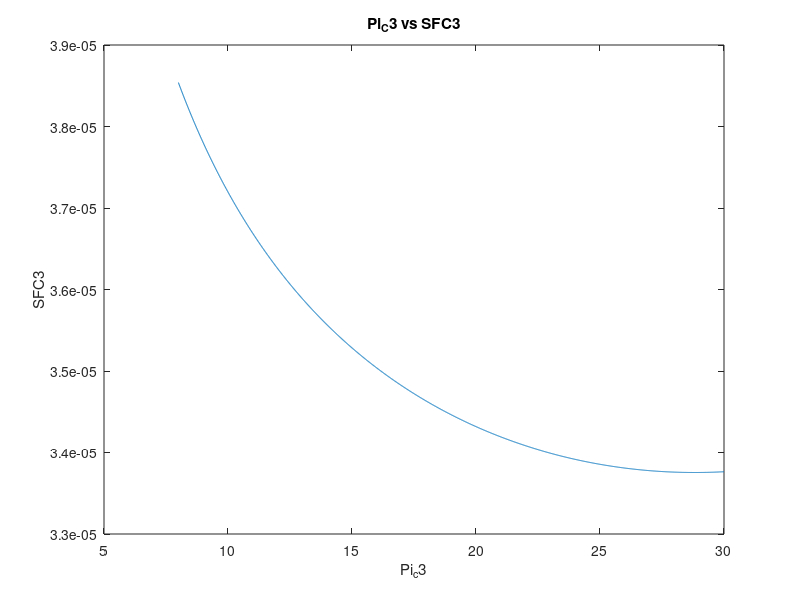
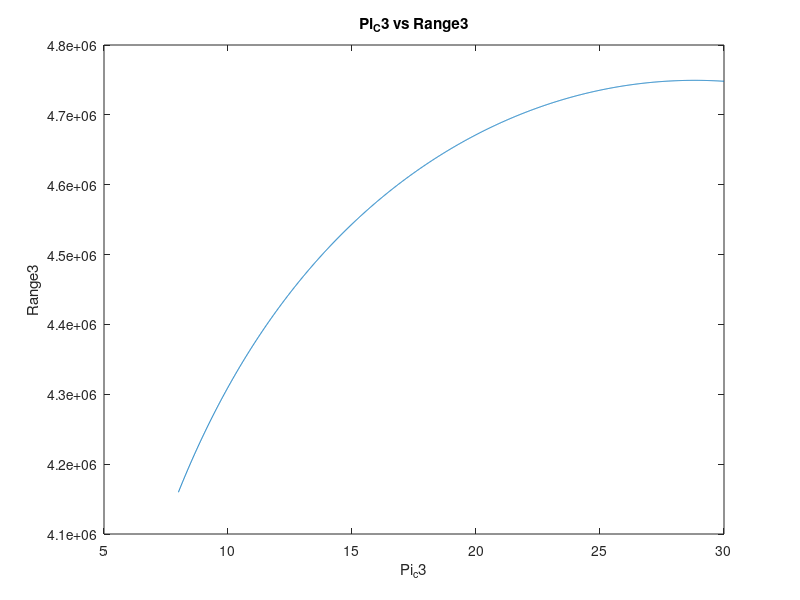

These charts were generated, in order, by the following MATLAB code: (Note: this script raises an error after producing the figures.)
clc; clear; close all;
%% Initial Values and Spacs
AR = 8; %aspect ratio
b =  280; %wing area in m2
S = b^2/AR; %wing span
gammac = 1.4;   gammat = 1.3;
cpc = 1004.5;   cpt = 1148.86;
Rc = 287;       Rt = cpt*(gammat-1)/gammat;
pi_d = 0.96;    pi_b = 0.96;    pi_n = 0.96;
eta_c = 0.88;   eta_b = 0.99;   eta_t = 0.9;    eta_m = 0.98;
hpr = 4.28e7;
W_max = 141700;
W_empty = 64600;
W_payload = 21150;
W_f = W_max - W_empty - W_payload;
W_endClimb = W_max - 0.1*W_f;   % 10% fuel comsumed
W_endCruise = W_max - 0.9*W_f;   % 90% fuel comsumed
% take-off(start mid), climb(start mid), & cruise(start mid end)
W = [W_max 140301.25 138902.5 137503.75 W_endClimb 113725 W_endCruise]*9.81; % N
H = [0 3 8.7]*10^3; % m
RC = [6.35 10]; % rate of climb
V = [241 216];

%% Evaluating M4
To3 = 288 - 6.5e-3*H(1);
To5 = 288 - 6.5e-3*(2*H(2));
M3 = V(1)/sqrt(gammac*Rc*To3);
M5 = V(2)/sqrt(gammac*Rc*To5);
M4 = 0.5*(M3+M5); % M mid climb
M = [0.286  M4 0.89];

theta = asin(RC./V); % rad
theta_avg = 0.5*(theta(1)+theta(2));
To = 288 - 6.5e-3*H;    % K
Po = (101.325*(1-(2.257e-5)*H).^5.256); % Pa
pho = Po./(0.2869*To);  % kg/m3
V = M.*sqrt(gammac*Rc*To); % update the V vector with the mid points speeds

%% Finding the min Tt4 & Pi_c
% Assumptions
Tt4_3 = 1170;

% cruise @ 6
% ram effect
tau_r_3 = 1 + (gammac - 1)/2 * M(3)^2;
pi_r_3 = tau_r_3^(gammac/(gammac-1));
Tt2_3 = tau_r_3 * To(3);
Pt2_3 = pi_r_3 * Po(3);

% comb.
pi_c_3 = 8:0.01:30;
tau_c_3 = (pi_c_3.^((gammac-1)/gammac)-1)./eta_c + 1;

% c.c.
tau_lambda_3 = cpt*Tt4_3/(cpc*To(3));
f_3 = (tau_lambda_3-tau_r_3.*tau_c_3)./(((eta_b*hpr)/(cpc*To(3)))-tau_lambda_3);

% turb.
tau_t_3 = 1 - tau_r_3.*(tau_c_3-1)./((eta_m.*(1+f_3))*tau_lambda_3);
pi_t_3 = (1-(1-tau_t_3)./eta_t).^(gammat/(gammat-1));

% nozzle
pt9p9_cr_3 = (0.5*gammat+0.5)^(gammat/(gammat-1));
pt9p0_3 = pi_r_3.*pi_d.*pi_c_3.*pi_b.*pi_t_3.*pi_n;
for i = 1:length(pt9p0_3)
    if pt9p0_3(i) < pt9p9_cr_3 % unchoked nozzle
        disp('unchoked nozzle');
        p9p0_3(i) = pt9p0_3(i)/pt9p9_cr_3;
        M9_3(i) = 2/(gammat-1)*((p9p0_3(i))^((gammat-1)/gammat)-1);
        T9_3(i) = Tt4_3*tau_t_3(i);
        V9_3(i) = M9_3(i) * sqrt(gammat*Rt*T9_3(i));
    else % choked nozzle
        disp('choked nozzle');
        p9p0_3(i) = pt9p0_3(i)/pt9p9_cr_3;
        M9_3(i) = 1;
        T9_3(i) = Tt4_3*tau_t_3(i)/(0.5+0.5*gammat);
        V9_3(i) = sqrt(gammat*Rt*T9_3(i));
    end
end
V9e_3 = V9_3 + V9_3./(gammat.*M9_3.^2).*(1-1./p9p0_3).*(1+f_3);

% preformance
Vo_3 = M(3) .* sqrt(gammac*Rc*To(3));
Fmo = (1+f_3).*V9e_3 - Vo_3;
SFC = f_3./Fmo;
[MinSFC, best] = min(SFC);
pi_cBest = pi_c_3(best);

plot(pi_c_3,SFC);
xlabel('Pi_c3'); ylabel('SFC3'); title('Pi_C3 vs SFC3');

%% Thrust Required
% cruise
a3 = 0.5*pho(3)*V9e_3(best)^2*b;
CL(3) = W(6)/a3;
CD(3) = (0.01 + 0.065*CL(3)^2);
F_r(3) = 1/4*(a3*CD(3)); % thrust required for one engine

%% geting mo3 & A9
mo_3 = (F_r(3)/Fmo(best));
F_a(3) = Fmo(best)*mo_3;
R3 = 2.*sqrt(2/(pho(3)*S)).*1./SFC.*CL(3).^0.5/CD(3).*(W(5)^0.5 - W(7)^0.5);
[RMax, bestR] = max(R3);
R(3) = RMax;

figure
plot(pi_c_3,R3);
xlabel('Pi_c3'); ylabel('Range3'); title('Pi_C3 vs Range3');

%% off-design procedure
F_a(1) = 0; F_r(1) = 1; F_a(2) = 0; F_r(2) = 1;
mo_ref_req = mo_3;
while F_a(1) < F_r(1)
    mo_3 = mo_ref_req;
    Tt2_ref = Tt2_3;
    Tt4_ref = Tt4_3;
    tau_c_ref = tau_c_3(best);
    pi_c_ref = pi_cBest;
    Pt2_ref = Po(1)*pi_r_3;
    mo_ref = mo_3;
    
    %take off
    % ram effect
    tau_r_off_1 = 1+((gammac-1)/2)*M(1)^2;
    pi_r_off_1 = (1+((gammac-1)/2)*M(1)^2)^(1.4/0.4);
    Tt2_off_1 = tau_r_off_1*To(1);
    Tt4_off_1 = Tt4_3 - 100; % same as Tt4_3
    sqrt_Tt2_rel_1 = sqrt(Tt2_off_1)/sqrt(Tt2_ref);
    sqrt_Tt4_rel_1 = sqrt(Tt4_off_1)/sqrt(Tt4_ref);
    
    syms tau_c_off_1
    eqn2 = ((tau_c_off_1-1)/(tau_c_ref-1))==((Tt4_off_1/Tt2_off_1)/(Tt4_ref/Tt2_ref));
    tau_c_off_1 = double(solve(eqn2,tau_c_off_1));
    pi_c_off_1 = tau_c_off_1^(gammac/(gammac-1));
    pi_c_rel_1 = pi_c_off_1/pi_c_ref;
    
    syms mo_rel_1
    Pt2_off_1 = pi_r_off_1*Po(1);
    Pt2_rel_1 = Pt2_off_1/Pt2_ref;
    eqn1 = mo_rel_1*sqrt_Tt2_rel_1/Pt2_rel_1==pi_c_rel_1/(sqrt_Tt4_rel_1/sqrt_Tt2_rel_1);
    mo_rel_1 = double(solve(eqn1,mo_rel_1));
    mo_off_1 = mo_rel_1*mo_ref;
    
    % available thrust
    M9_off_1 = 1;
    Tt9_off_1 = tau_t_3(best)*Tt4_off_1;
    T9_off_1 = Tt9_off_1/(1+((gammat-1)/2));
    V9_off_1 = sqrt(gammat*Rt*T9_off_1);
    Pt9P9_cr_off = (0.5*gammat+0.5)^(gammat/(gammat-1));
    Pt9P0_off_1 = pi_r_off_1*pi_d*pi_c_off_1*pi_b*pi_t_3(best)*pi_n;
    P0P9_off_1 = Pt9P9_cr_off/Pt9P0_off_1;
    F_a(1) = mo_off_1*((1+f_3(best))*V9_off_1-V(1)+((1+f_3(best))*(V9_off_1/(gammat*(M9_off_1^2)))*(1-(P0P9_off_1))));
    ct1 = f_3(best)/(F_a(1)/mo_off_1);
    
    % required thrust
    a1 = 0.5*pho(1)*V(1)^2*b;
    CL(1) = W(2)/a1;
    CD(1) = (0.01 + 0.065*CL(1)^2);
    F_r(1) = 1/4*(a1*CD(1)); % thrust required for one engine
    R(1) = 2*sqrt(2/(pho(1)*S))*1/ct1*CL(1)^0.5/CD(1)*(W(1)^0.5 - W(3)^0.5);
    
    if F_a(1) < F_r(1)
        mo_off_r_1 = F_r(1)/F_a(1)*mo_off_1;
        mo_ref_req = mo_off_r_1/mo_rel_1;
    end
end

% climb
while F_a(2) < F_r(2)
    
    % ram effect
    tau_r_off_2 = 1+((gammac-1)/2)*M(2)^2;
    pi_r_off_2 = (1+((gammac-1)/2)*M(2)^2)^(1.4/0.4);
    Tt2_off_2 = tau_r_off_2*To(2);
    Tt4_off_2 = Tt4_3 - 100;
    sqrt_Tt2_rel_2 = sqrt(Tt2_off_2)/sqrt(Tt2_ref);
    sqrt_Tt4_rel_2 = sqrt(Tt4_off_2)/sqrt(Tt4_ref);
    
    syms tau_c_off_2
    eqn2 = ((tau_c_off_2-1)/(tau_c_ref-1))==(Tt4_off_2/Tt2_off_2)/(Tt4_ref/Tt2_ref);
    tau_c_off_2 = double(solve(eqn2,tau_c_off_2));
    pi_c_off_2 = tau_c_off_2^(gammac/(gammac-1));
    pi_c_rel_2 = pi_c_off_2/pi_c_ref;
    
    syms mo_rel_2
    Pt2_off_2 = pi_r_off_2*Po(2);
    Pt2_rel_2 = Pt2_off_2/Pt2_ref;
    eqn1 = mo_rel_2*sqrt_Tt2_rel_2/Pt2_rel_2==pi_c_rel_2/(sqrt_Tt4_rel_2/sqrt_Tt2_rel_2);
    mo_rel_2 = double(solve(eqn1,mo_rel_2));
    mo_off_2 = mo_rel_2*mo_ref;
    
    % available thrust
    M9_off_2 = 1;
    Tt9_off_2 = tau_t_3(best)*Tt4_off_2;
    T9_off_2 = Tt9_off_2/(1+((gammat-1)/2));
    V9_off_2 = sqrt(gammat*Rt*T9_off_2);
    Pt9P0_off_2 = pi_r_off_2*pi_d*pi_c_off_2*pi_b*pi_t_3(best)*pi_n;
    P0P9_off_2 = (1/Pt9P0_off_2)*Pt9P9_cr_off;
    F_a(2) = mo_off_2*((1+f_3(best))*V9_off_2-V(2)+((1+f_3(best))*(V9_off_2/(gammat*(M9_off_2^2)))*(1-(P0P9_off_2))));
    ct2 = f_3(best)/(F_a(2)/mo_off_2);
    
    % required thrust
    a2 = 0.5*pho(2)*V(2)^2*b;
    CL(2) = W(4)*cos(theta_avg)/a2;
    CD(2) = (0.01 + 0.065*CL(2)^2);
    F_r(2) = 1/4*(a2*CD(2)+W(4)*sin(theta_avg));
    R(2) = 2*sqrt(2/(pho(2)*S))*1/ct2*CL(2)^0.5/CD(2)*(W(3)^0.5 - W(5)^0.5);
    
    if F_a(2) < (W(4)*sin(theta_avg) + F_r(2))
        mo_off_r_2 = F_r(2)/F_a(2)*mo_off_2;
        mo_ref_req = mo_off_r_2/mo_rel_2;
    end
    
end

Tt4_3 = Tt4_3
Tt4_off_2 = Tt4_off_2
Tt4_off_1 = Tt4_off_1

pi_cBest = pi_cBest
pi_c_off_2 = pi_c_off_2
pi_c_off_1 = pi_c_off_1

R(3) = R(3)
R(2) = R(2)
R(1) = R(1)